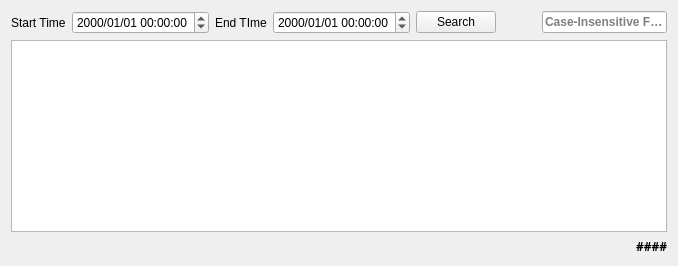
           <widget class="QWidget" name="Interactive">
            <attribute name="title">
             <string>Interactive</string>
            </attribute>
            <layout class="QVBoxLayout" name="verticalLayout_23">
             <item>
              <layout class="QHBoxLayout" name="Search_Layout">
               <item>
                <widget class="QLabel" name="Search_Start_Time_Label">
                 <property name="text">
                  <string>Start Time</string>
                 </property>
                </widget>
               </item>
               <item>
                <widget class="PyDMDateTimeEdit" name="History_Start_Date_Time_Edit">
                 <property name="toolTip">
                  <string/>
                 </property>
                 <property name="displayFormat">
                  <string>yyyy/MM/dd hh:mm:ss</string>
                 </property>
                 <property name="timeBase" stdset="0">
                  <enum>PyDMDateTimeEdit::Milliseconds</enum>
                 </property>
                </widget>
               </item>
               <item>
                <widget class="QLabel" name="Search_End_Time_Label">
                 <property name="text">
                  <string>End TIme</string>
                 </property>
                </widget>
               </item>
               <item>
                <widget class="PyDMDateTimeEdit" name="History_End_Date_Time_Edit">
                 <property name="toolTip">
                  <string/>
                 </property>
                 <property name="displayFormat">
                  <string>yyyy/MM/dd hh:mm:ss</string>
                 </property>
                </widget>
               </item>
               <item>
                <widget class="QPushButton" name="History_Search_Button">
                 <property name="text">
                  <string>Search</string>
                 </property>
                </widget>
               </item>
               <item>
                <spacer name="Search_Spacer">
                 <property name="orientation">
                  <enum>Qt::Horizontal</enum>
                 </property>
                 <property name="sizeHint" stdset="0">
                  <size>
                   <width>40</width>
                   <height>20</height>
                  </size>
                 </property>
                </spacer>
               </item>
               <item>
                <widget class="PyDMLineEdit" name="Interactive_Search_Line_Edit">
                 <property name="font">
                  <font>
                   <weight>75</weight>
                   <bold>true</bold>
                  </font>
                 </property>
                 <property name="toolTip">
                  <string/>
                 </property>
                 <property name="placeholderText">
                  <string>Case-Insensitive Filter</string>
                 </property>
                </widget>
               </item>
              </layout>
             </item>
             <item>
              <widget class="QTableView" name="History_Interactive_Table_View">
               <property name="editTriggers">
                <set>QAbstractItemView::NoEditTriggers</set>
               </property>
               <property name="alternatingRowColors">
                <bool>true</bool>
               </property>
               <property name="selectionMode">
                <enum>QAbstractItemView::SingleSelection</enum>
               </property>
              </widget>
             </item>
             <item>
              <layout class="QHBoxLayout" name="Interactive_Number_Filters_Layout">
               <item>
                <spacer name="Interactive_Number_Filters_Spacer">
                 <property name="orientation">
                  <enum>Qt::Horizontal</enum>
                 </property>
                 <property name="sizeHint" stdset="0">
                  <size>
                   <width>40</width>
                   <height>12</height>
                  </size>
                 </property>
                </spacer>
               </item>
               <item>
                <widget class="QLabel" name="Interactive_Number_Filters_Label">
                 <property name="font">
                  <font>
                   <family>Sans Serif</family>
                   <pointsize>9</pointsize>
                   <weight>75</weight>
                   <italic>false</italic>
                   <bold>true</bold>
                  </font>
                 </property>
                 <property name="text">
                  <string>####</string>
                 </property>
                </widget>
               </item>
              </layout>
             </item>
            </layout>
           </widget>
